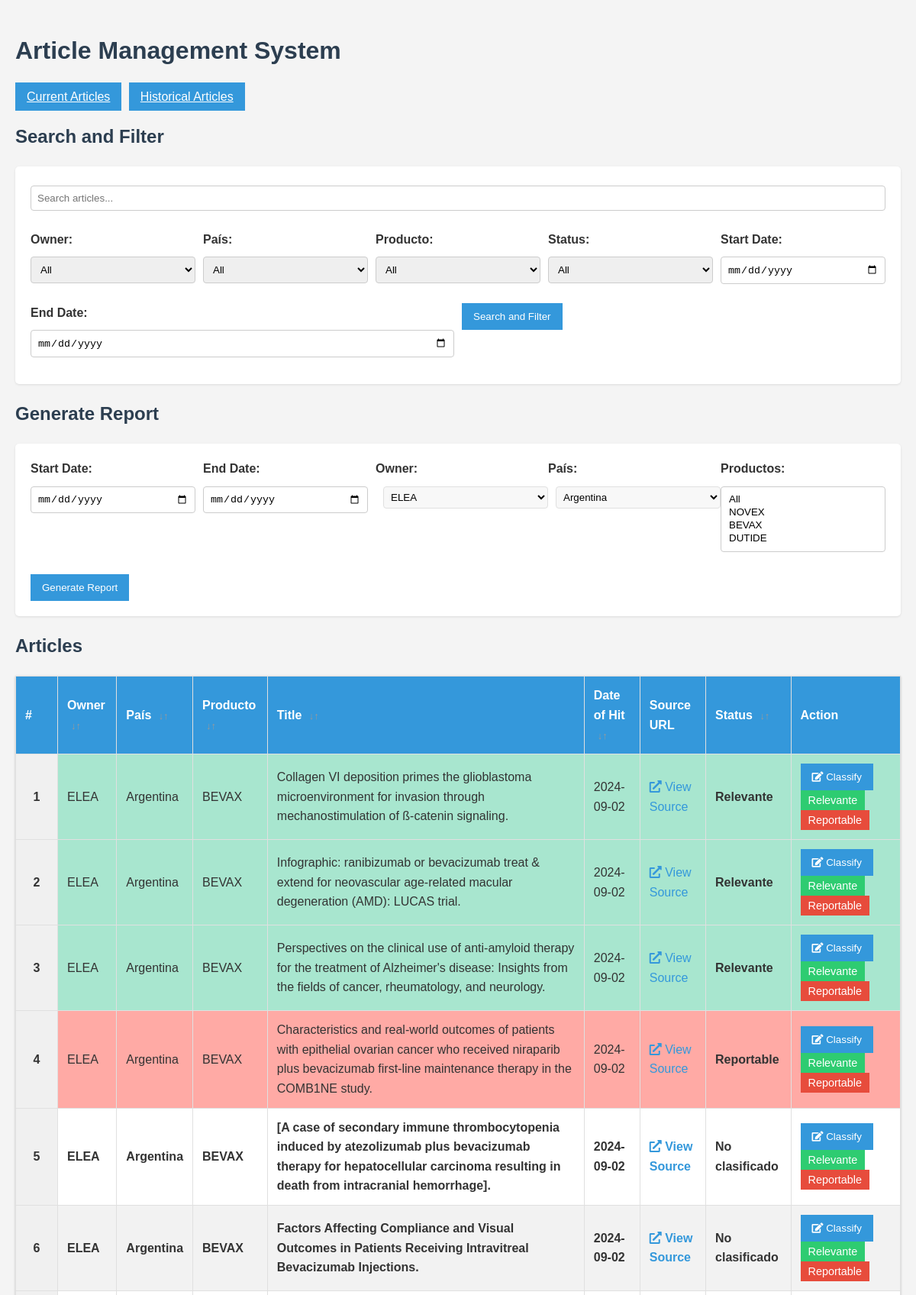
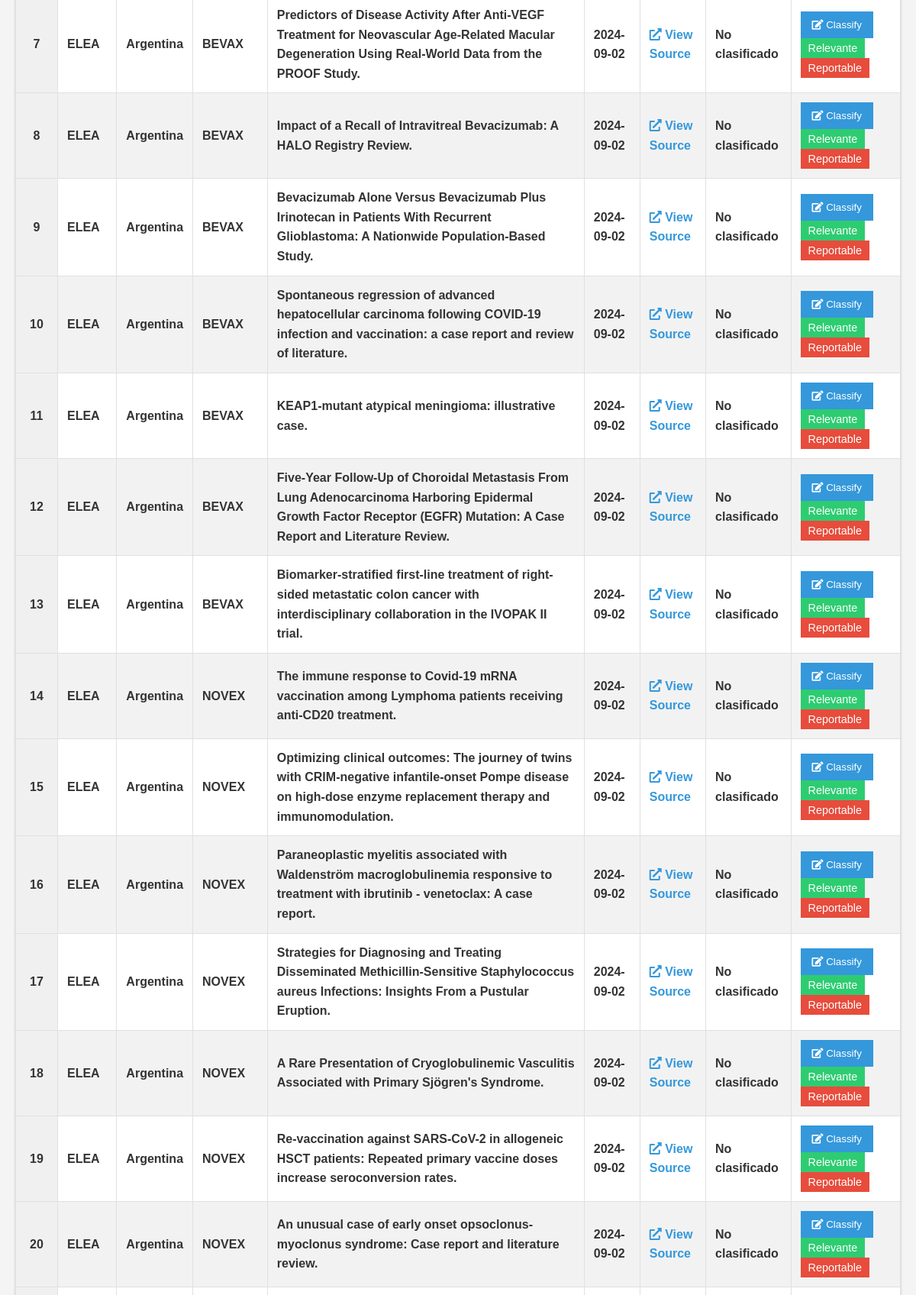
The page / (upper part) on the database its author committed (2 pictures, top to bottom).
### models.py (models this page shows)
class Article(db.Model):
    id = db.Column(db.Integer, primary_key=True)
    articleSourceId = db.Column(db.String(255), nullable=False)
    sourceUrl = db.Column(db.String(255), nullable=False)
    title = db.Column(db.Text, nullable=False)
    englishAbstract = db.Column(db.Text)
    spanishAbstract = db.Column(db.Text)
    portugueseAbstract = db.Column(db.Text)
    owner = db.Column(db.String(255), nullable=False)
    pais = db.Column(db.String(255), nullable=False)
    producto = db.Column(db.String(255), nullable=False)
    dateOfHit = db.Column(db.Date, nullable=False)
    status = db.Column(db.String(20), default="No clasificado")
    is_historical = db.Column(db.Boolean, default=False)

### routes.py (the view)
@main.route('/')
def index():
    logging.debug("Entering index route")
    search_query = request.args.get('search', '')
    owner_filter = request.args.get('owner', '')
    pais_filter = request.args.get('pais', '')
    producto_filter = request.args.get('producto', '')
    status_filter = request.args.get('status', '')
    start_date = request.args.get('start_date', '')
    end_date = request.args.get('end_date', '')
    query = Article.query.filter_by(is_historical=False)
    query = apply_filters(query, search_query, owner_filter, pais_filter, producto_filter, status_filter, start_date, end_date)
    articles = query.all()
    logging.debug(f"Retrieved {len(articles)} articles from the database")
    owners = db.session.query(Article.owner.distinct()).all()
    paises = db.session.query(Article.pais.distinct()).all()
    productos = db.session.query(Article.producto.distinct()).all()
    logging.debug(f"Retrieved {len(owners)} owners, {len(paises)} paises, and {len(productos)} productos")
    return render_template('index.html', articles=articles, owners=owners, paises=paises, productos=productos,
                           search_query=search_query, owner_filter=owner_filter, pais_filter=pais_filter,
                           producto_filter=producto_filter, status_filter=status_filter,
                           start_date=start_date, end_date=end_date, historical=False)

### routes.py (called while the page is built, shortened)
def apply_filters(query, search_query, owner_filter, pais_filter, producto_filter, status_filter, start_date, end_date):
    if owner_filter:
        query = query.filter(Article.owner == owner_filter)
    if pais_filter:
        query = query.filter(Article.pais == pais_filter)
    if producto_filter:
        query = query.filter(Article.producto == producto_filter)
    if status_filter:
        query = query.filter(Article.status == status_filter)
    if start_date:
        query = query.filter(Article.dateOfHit >= datetime.strptime(start_date, '%Y-%m-%d').date())
    if end_date:
        query = query.filter(Article.dateOfHit <= datetime.strptime(end_date, '%Y-%m-%d').date())
    return query

### templates/index.html (shortened to what this page needs)
{% extends "base.html" %}
{% block content %}
<section id="search-filter">
    <h2>Search and Filter</h2>
    <form id="searchFilterForm" method="GET" action="{{ url_for('main.historical' if historical else 'main.index') }}">
        <div class="form-group">
            <input type="text" name="search" placeholder="Search articles..." value="{{ search_query }}">
        </div>
        <div class="form-group">
            <label for="owner">Owner:</label>
            <select name="owner">
                <option value="">All</option>
            </select>
        </div>
        <div class="form-group">
            <label for="pais">País:</label>
            <select name="pais">
                <option value="">All</option>
            </select>
        </div>
        <div class="form-group">
            <label for="producto">Producto:</label>
            <select name="producto">
                <option value="">All</option>
            </select>
        </div>
        <div class="form-group">
            <label for="status">Status:</label>
            <select name="status">
                <option value="">All</option>
            </select>
        </div>
        <div class="form-group">
            <label for="start_date">Start Date:</label>
            <input type="date" name="start_date" value="{{ start_date }}">
        </div>
        <div class="form-group">
            <label for="end_date">End Date:</label>
            <input type="date" name="end_date" value="{{ end_date }}">
        </div>
        <div class="form-group">
            <button type="submit">Search and Filter</button>
        </div>
    </form>
</section>
{% if not historical %}
<section id="generate-report">
    <h2>Generate Report</h2>
    <form id="reportForm">
        <div class="form-group">
            <label for="start_date">Start Date:</label>
            <input type="date" id="start_date" name="start_date" required>
        </div>
        <div class="form-group">
            <label for="end_date">End Date:</label>
            <input type="date" id="end_date" name="end_date" required>
        </div>
        <div class="form-group">
            <label for="owner">Owner:</label>
            <select id="owner" name="owner" required>
                {% for owner in owners %}
                <option value="{{ owner[0] }}">{{ owner[0] }}</option>
                {% endfor %}
            </select>
        </div>
        <div class="form-group">
            <label for="pais">País:</label>
            <select id="pais" name="pais" required>
                {% for pais in paises %}
                <option value="{{ pais[0] }}">{{ pais[0] }}</option>
                {% endfor %}
            </select>
        </div>
        <div class="form-group">
            <label for="productos">Productos:</label>
            <select id="productos" name="productos[]" multiple required>
                <option value="All">All</option>
                {% for producto in productos %}
                <option value="{{ producto[0] }}">{{ producto[0] }}</option>
                {% endfor %}
            </select>
        </div>
        <div class="form-group">
            <button type="submit">Generate Report</button>
        </div>
    </form>
</section>
{% endif %}
<section id="articles">
    <h2>{% if historical %}Historical {% endif %}Articles</h2>
    <table id="articlesTable">
        <thead>
            <tr>
                <th data-sort="row-number">#</th>
                <th data-sort="owner">Owner <span class="sort-icon">&#8595;&#8593;</span></th>
                <th data-sort="pais">País <span class="sort-icon">&#8595;&#8593;</span></th>
                <th data-sort="producto">Producto <span class="sort-icon">&#8595;&#8593;</span></th>
                <th data-sort="title">Title <span class="sort-icon">&#8595;&#8593;</span></th>
                <th data-sort="dateOfHit">Date of Hit <span class="sort-icon">&#8595;&#8593;</span></th>
                <th>Source URL</th>
                <th data-sort="status">Status <span class="sort-icon">&#8595;&#8593;</span></th>
                {% if not historical %}
                <th>Action</th>
                {% endif %}
            </tr>
        </thead>
        <tbody>
            {% for article in articles %}
            <tr data-id="{{ article.id }}" class="{% if article.status == 'No clasificado' %}bold{% elif article.status == 'Relevante' %}relevante{% elif article.status == 'Reportable' %}reportable{% endif %}">
                <td class="row-number"></td>
                <td>{{ article.owner }}</td>
                <td>{{ article.pais }}</td>
                <td>{{ article.producto }}</td>
                <td>{{ article.title }}</td>
                <td>{{ article.dateOfHit }}</td>
                <td><a href="{{ article.sourceUrl }}" target="_blank" class="source-link"><i class="fas fa-external-link-alt"></i> View Source</a></td>
                <td>{{ article.status }}</td>
                {% if not historical %}
                <td>
                    <button class="classify-btn" data-id="{{ article.id }}"><i class="fas fa-edit"></i> Classify</button>
                    <button class="quick-classify-btn relevante-btn" data-id="{{ article.id }}" data-status="Relevante">Relevante</button>
                    <button class="quick-classify-btn reportable-btn" data-id="{{ article.id }}" data-status="Reportable">Reportable</button>
                </td>
                {% endif %}
            </tr>
            {% endfor %}
        </tbody>
    </table>
</section>
{% endblock %}

### templates/base.html (shortened to what this page needs)
<!DOCTYPE html>
<html lang="en">
<head>
    <link rel="stylesheet" href="{{ url_for('static', filename='css/styles.css') }}">
    <link rel="stylesheet" href="https://cdnjs.cloudflare.com/ajax/libs/font-awesome/5.15.3/css/all.min.css">
</head>
<body>
    <header>
        <h1>Article Management System</h1>
        <nav>
            <a href="{{ url_for('main.index') }}" class="button">Current Articles</a>
            <a href="{{ url_for('main.historical') }}" class="button">Historical Articles</a>
        </nav>
    </header>
    <main>
        {% block content %}{% endblock %}
    </main>
</body>
</html>

### static/css/styles.css (style rules this page uses)
body { font-family: 'Arial', sans-serif; line-height: 1.6; color: #333; margin: 0; padding: 20px; background-color: #f4f4f4; }
h1, h2 { color: #2c3e50; }
table { width: 100%; border-collapse: collapse; margin-top: 20px; background-color: #fff; box-shadow: 0 1px 3px rgba(0,0,0,0.2); }
th, td { border: 1px solid #e0e0e0; padding: 12px; text-align: left; }
th { background-color: #3498db; color: #fff; font-weight: bold; }
tr:nth-child(even) { background-color: #f2f2f2; }
td.row-number { width: 30px; text-align: center; font-weight: bold; background-color: #f0f0f0; }
button, .button { background-color: #3498db; color: #fff; border: none; padding: 10px 15px; cursor: pointer; transition: background-color 0.3s ease; margin-right: 5px; }
.classify-btn { background-color: #3498db; }
.relevante-btn { background-color: #2ecc71; }
.reportable-btn { background-color: #e74c3c; }
form { background-color: #fff; padding: 20px; border-radius: 5px; box-shadow: 0 1px 3px rgba(0,0,0,0.1); }
input[type="text"], input[type="date"], select, textarea { width: 100%; padding: 8px; margin: 5px 0 15px; display: inline-block; border: 1px solid #ccc; border-radius: 4px; box-sizing: border-box; }
.form-group label { display: block; margin-bottom: 5px; font-weight: bold; }
.bold { font-weight: bold; }
.relevante { background-color: #a8e6cf !important; transition: background-color 0.5s ease; }
.reportable { background-color: #ffaaa5 !important; transition: background-color 0.5s ease; }
.source-link, #sourceUrl { color: #3498db; text-decoration: none; }
#search-filter form, #generate-report form { display: flex; flex-wrap: wrap; gap: 10px; }
#search-filter .form-group, #generate-report .form-group { flex: 1 1 200px; }
#search-filter .form-group:first-child { flex-basis: 100%; }
input[type='text'], input[type='date'], select { width: 100%; }
#owner, #pais { display: inline-block; min-height: 20px; min-width: 100px; background-color: #f8f8f8; border: 1px solid #e0e0e0; padding: 5px; margin-left: 10px; }
.sort-icon { font-size: 0.8em; margin-left: 5px; color: #999; }
th[data-sort] { cursor: pointer; }
td:nth-child(8) { font-weight: bold; }
.quick-classify-btn { padding: 5px 10px; font-size: 0.9em; }

### rows shown on the page
Article: owner "ELEA", pais "Argentina", producto "BEVAX", title "Collagen VI deposition primes the glioblastoma microenvironment for invasion through mechanostimulation of ß-catenin signaling.", dateOfHit "2024-09-02", status "Relevante"
Article: owner "ELEA", pais "Argentina", producto "BEVAX", title "Infographic: ranibizumab or bevacizumab treat & extend for neovascular age-related macular degeneration (AMD): LUCAS trial.", dateOfHit "2024-09-02", status "Relevante"
Article: owner "ELEA", pais "Argentina", producto "BEVAX", title "Perspectives on the clinical use of anti-amyloid therapy for the treatment of Alzheimer's disease: Insights from the fields of cancer, rheumatology, and neurology.", dateOfHit "2024-09-02", status "Relevante"
Article: owner "ELEA", pais "Argentina", producto "BEVAX", title "Characteristics and real-world outcomes of patients with epithelial ovarian cancer who received niraparib plus bevacizumab first-line maintenance therapy in the COMB1NE study.", dateOfHit "2024-09-02", status "Reportable"
Article: owner "ELEA", pais "Argentina", producto "BEVAX", title "[A case of secondary immune thrombocytopenia induced by atezolizumab plus bevacizumab therapy for hepatocellular carcinoma resulting in death from intracranial hemorrhage].", dateOfHit "2024-09-02", status "No clasificado"
Article: owner "ELEA", pais "Argentina", producto "BEVAX", title "Factors Affecting Compliance and Visual Outcomes in Patients Receiving Intravitreal Bevacizumab Injections.", dateOfHit "2024-09-02", status "No clasificado"
Article: owner "ELEA", pais "Argentina", producto "BEVAX", title "Predictors of Disease Activity After Anti-VEGF Treatment for Neovascular Age-Related Macular Degeneration Using Real-World Data from the PROOF Study.", dateOfHit "2024-09-02", status "No clasificado"
Article: owner "ELEA", pais "Argentina", producto "BEVAX", title "Impact of a Recall of Intravitreal Bevacizumab: A HALO Registry Review.", dateOfHit "2024-09-02", status "No clasificado"
Article: owner "ELEA", pais "Argentina", producto "BEVAX", title "Bevacizumab Alone Versus Bevacizumab Plus Irinotecan in Patients With Recurrent Glioblastoma: A Nationwide Population-Based Study.", dateOfHit "2024-09-02", status "No clasificado"
Article: owner "ELEA", pais "Argentina", producto "BEVAX", title "Spontaneous regression of advanced hepatocellular carcinoma following COVID-19 infection and vaccination: a case report and review of literature.", dateOfHit "2024-09-02", status "No clasificado"
Article: owner "ELEA", pais "Argentina", producto "BEVAX", title "KEAP1-mutant atypical meningioma: illustrative case.", dateOfHit "2024-09-02", status "No clasificado"
Article: owner "ELEA", pais "Argentina", producto "BEVAX", title "Five-Year Follow-Up of Choroidal Metastasis From Lung Adenocarcinoma Harboring Epidermal Growth Factor Receptor (EGFR) Mutation: A Case Report and Literature Review.", dateOfHit "2024-09-02", status "No clasificado"
Article: owner "ELEA", pais "Argentina", producto "BEVAX", title "Biomarker-stratified first-line treatment of right-sided metastatic colon cancer with interdisciplinary collaboration in the IVOPAK II trial.", dateOfHit "2024-09-02", status "No clasificado"
Article: owner "ELEA", pais "Argentina", producto "NOVEX", title "The immune response to Covid-19 mRNA vaccination among Lymphoma patients receiving anti-CD20 treatment.", dateOfHit "2024-09-02", status "No clasificado"
Article: owner "ELEA", pais "Argentina", producto "NOVEX", title "Optimizing clinical outcomes: The journey of twins with CRIM-negative infantile-onset Pompe disease on high-dose enzyme replacement therapy and immunomodulation.", dateOfHit "2024-09-02", status "No clasificado"
Article: owner "ELEA", pais "Argentina", producto "NOVEX", title "Paraneoplastic myelitis associated with Waldenström macroglobulinemia responsive to treatment with ibrutinib - venetoclax: A case report.", dateOfHit "2024-09-02", status "No clasificado"
Article: owner "ELEA", pais "Argentina", producto "NOVEX", title "Strategies for Diagnosing and Treating Disseminated Methicillin-Sensitive Staphylococcus aureus Infections: Insights From a Pustular Eruption.", dateOfHit "2024-09-02", status "No clasificado"
Article: owner "ELEA", pais "Argentina", producto "NOVEX", title "A Rare Presentation of Cryoglobulinemic Vasculitis Associated with Primary Sjögren's Syndrome.", dateOfHit "2024-09-02", status "No clasificado"
Article: owner "ELEA", pais "Argentina", producto "NOVEX", title "Re-vaccination against SARS-CoV-2 in allogeneic HSCT patients: Repeated primary vaccine doses increase seroconversion rates.", dateOfHit "2024-09-02", status "No clasificado"
Article: owner "ELEA", pais "Argentina", producto "NOVEX", title "An unusual case of early onset opsoclonus-myoclonus syndrome: Case report and literature review.", dateOfHit "2024-09-02", status "No clasificado"

### other values the page prints
form field owner "ELEA"
form field pais "Argentina"
